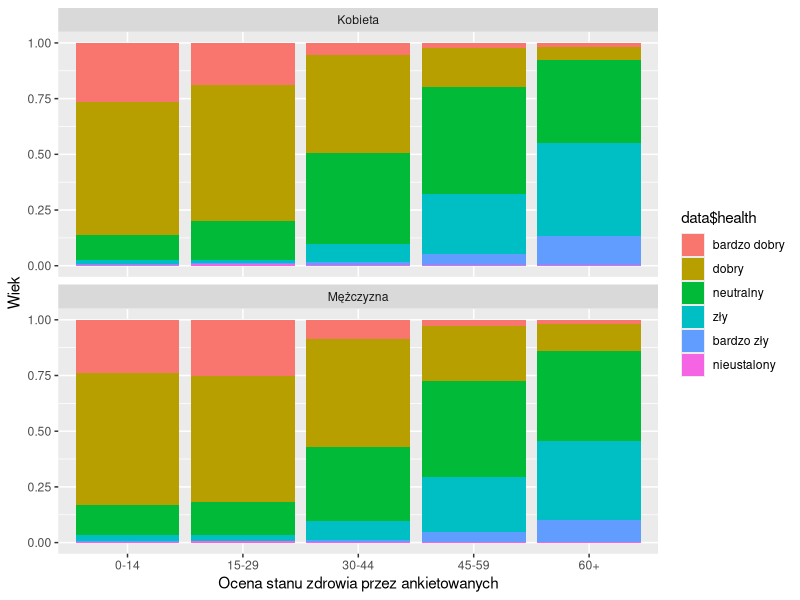

Write R code to recreate this figure.
## ---- chunk 1
knitr::opts_chunk$set(echo = TRUE)
library(dplyr)
library(ggplot2)
data <- data.frame(age=character(), sex=character(), health=character(), fraction=double())
data <- as.data.frame(cbind(rep(c("0-14","15-29","30-44","45-59","60+"),6)) %>%
                cbind("Kobieta") %>%
                cbind(rep(c("bardzo dobry", "dobry", "neutralny", "zły", "bardzo zły", "nieustalony"), each=5)) %>%
                cbind(c(26.3,18.7,5.2,2.2,1.7,
                        59.7,61.3,44.1,17.4,6.1,
                        11.4,17.5,41.0,48.2,37.0,
                        1.9,1.5,8.1,27.1,41.9,
                        0.3,0.3,1.2,4.8,13.0,
                        0.4,0.7,0.4,0.3,0.3)) %>%
                rbind(
                  cbind(rep(c("0-14","15-29","30-44","45-59","60+"),6)) %>%
                    cbind("Mężczyzna") %>%
                    cbind(rep(c("bardzo dobry", "dobry", "neutralny", "zły", "bardzo zły", "nieustalony"), each=5)) %>%
                    cbind(c(24.0,25.1,8.8,2.8,1.9,
                            59.1,56.5,48.5,24.8,12.0,
                            13.4,14.9,33.1,42.8,40.4,
                            2.7,2.6,8.3,24.8,35.7,
                            0.4,0.2,1.1,4.6,9.6,
                            0.4,0.7,0.2,0.2,0.4))))
colnames(data) <- c("age","sex","health","fraction")
data$health <- factor(data$health, levels = rev(c("nieustalony", "bardzo zły", "zły", "neutralny", "dobry", "bardzo dobry")))
## ---- chunk 2
ggplot(data = data, aes(x = data$age, y = as.numeric(data$fraction), fill = data$health)) +
  geom_bar(stat = "identity", position = "fill") +
  xlab("Ocena stanu zdrowia przez ankietowanych") +
  ylab("Wiek") +
  facet_wrap(~sex, ncol = 1)
